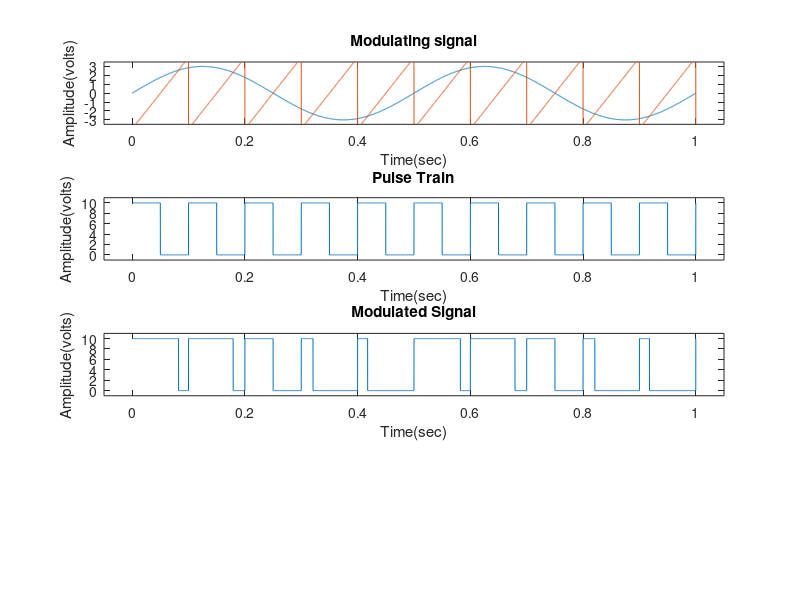

Reproduce this figure in MATLAB.
Am = 3;
fm = 2;
phim = 0;
tmin = 0;
tmax = 1;
samplepertime = 10000;
t = tmin: 1/samplepertime: tmax;
modulatingsignal = Am.*sin(2*pi*fm*t + phim);
subplot(4,1,1);
plot(t,modulatingsignal);
axis([-tmin-0.05 tmax+0.05 -Am-.5 +Am+.5]);
xlabel('Time(sec)');
ylabel('Amplitude(volts)');
title('Modulating signal');
hold on;
%pulse train
fc = 10;
Ac = 5;
carrierpulses = Ac*square(2*pi*fc*t)+Ac;
%adding the 'Ac' makes both side pulse train to one side pluse train
subplot(4,1,2)
plot(t,carrierpulses);
axis([-tmin-0.05 tmax+0.05 -1 2*Ac+1]);
xlabel('Time(sec)');
ylabel('Amplitude(volts)');
title('Pulse Train');
sawtoothsignal = (Am+1).*sawtooth(2*pi*fc*t);
subplot(4,1,1)
plot(t,sawtoothsignal);
for i=1:length(sawtoothsignal)
if (modulatingsignal(i)<=sawtoothsignal(i))
    modulatedsignal(i) = 0;
elseif (modulatingsignal(i)>sawtoothsignal(i))
modulatedsignal(i) = 10;
end
end
subplot(4,1,3)
plot(t,modulatedsignal);
axis([-tmin-0.05 tmax+0.05 -1 2*Ac+1]);
xlabel('Time(sec)');
ylabel('Amplitude(volts)');
title('Modulated Signal');